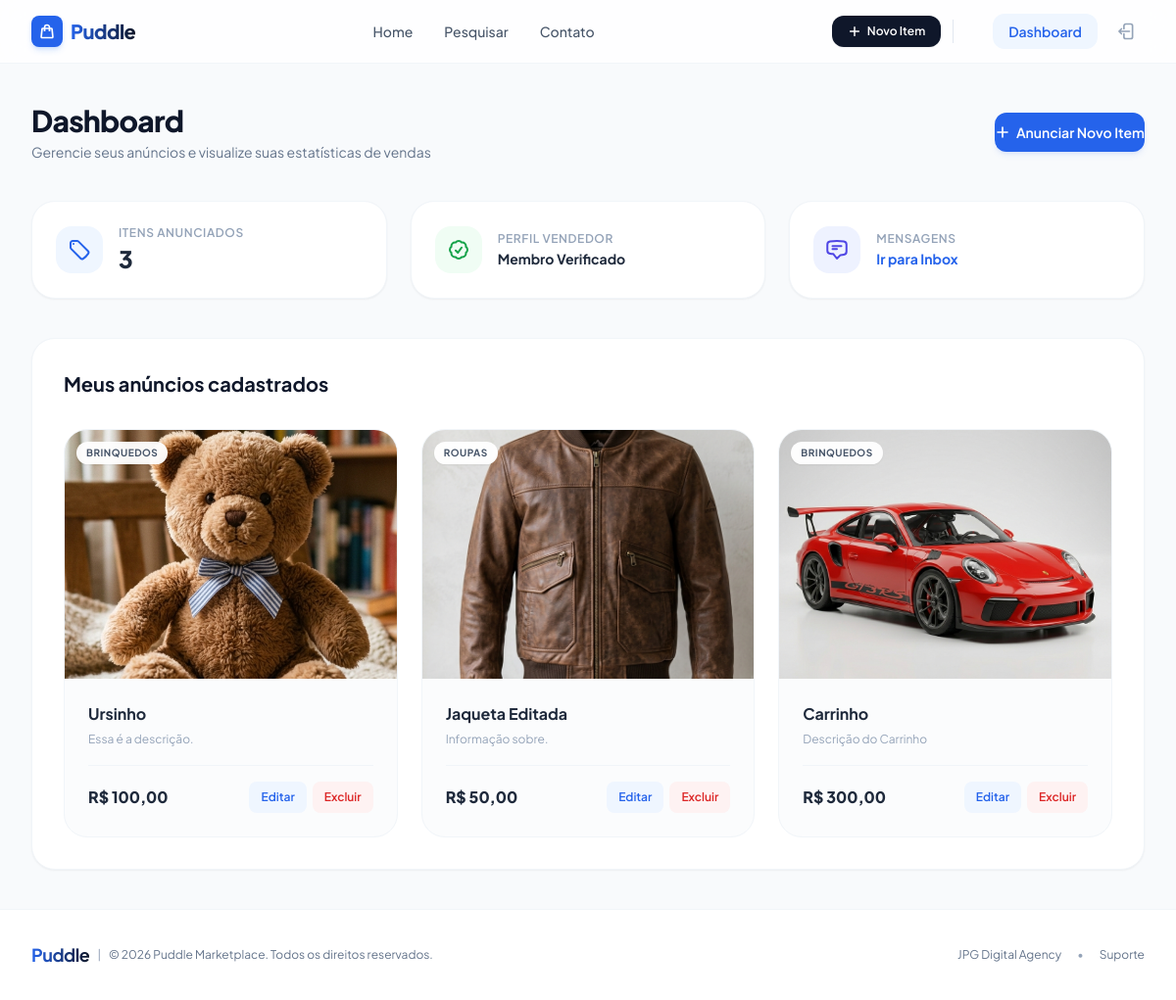
The page /dashboard/ (signed in) on the database its author committed.
### item/models.py (models this page shows, shortened)
class Item(models.Model):
    category = models.ForeignKey(Category, related_name='items', on_delete=models.CASCADE)
    name = models.CharField(max_length=255)
    description = models.TextField(blank=True, null=True)
    price = models.DecimalField(max_digits=10, decimal_places=2)
    image = models.ImageField(upload_to='item_images/', blank=True, null=True)
    is_sold = models.BooleanField(default=False)
    created_by = models.ForeignKey(User, related_name='items', on_delete=models.CASCADE)
    created_at = models.DateTimeField(auto_now_add=True)
    category = models.ForeignKey(Category, on_delete=models.CASCADE)

class Category(models.Model):
    name = models.CharField(max_length=255)
    class Meta:
        ordering = ['name',]
        verbose_name_plural = 'Categories'

### dashboard/views.py (the view)
# urls.py: path('', views.index, name='index'),
@login_required
def index(request):
    items = Item.objects.filter(created_by=request.user)
    return render(request, 'dashboard/index.html', {
        'items': items,
    })

### dashboard/templates/dashboard/index.html (shortened to what this page needs)
{% extends 'core/base.html' %}
{% block content %}
<div class="max-w-7xl mx-auto px-4 sm:px-6 lg:px-8 py-10">
  <div class="mb-10 flex flex-col sm:flex-row sm:items-center justify-between gap-4">
    <div>
      <h1 class="text-3xl font-extrabold text-slate-900 tracking-tight">Dashboard</h1>
      <p class="text-sm text-slate-500 mt-1">Gerencie seus anúncios e visualize suas estatísticas de vendas</p>
    </div>
    <a href="{% url 'item:new' %}" class="inline-flex items-center gap-1.5 px-4.5 py-2.5 text-sm font-semibold text-white bg-blue-600 hover:bg-blue-700 rounded-xl transition-all shadow-md shadow-blue-600/10 w-fit">
      <svg xmlns="http://www.w3.org/2000/svg" fill="none" viewBox="0 0 24 24" stroke-width="2.5" stroke="currentColor" class="w-4 h-4">
        <path stroke-linecap="round" stroke-linejoin="round" d="M12 4.5v15m7.5-7.5h-15" />
      </svg>
      Anunciar Novo Item
    </a>
  </div>
  <div class="grid grid-cols-1 md:grid-cols-3 gap-6 mb-10">
    <div class="bg-white p-6 rounded-3xl border border-slate-100 shadow-sm flex items-center gap-4">
      <div class="h-12 w-12 rounded-2xl bg-blue-50 text-blue-600 flex items-center justify-center">
      </div>
      <div>
        <p class="text-xs font-semibold text-slate-400 uppercase tracking-wider">Itens Anunciados</p>
        <h3 class="text-2xl font-black text-slate-800 mt-0.5">{{ items|length }}</h3>
      </div>
    </div>
    <div class="bg-white p-6 rounded-3xl border border-slate-100 shadow-sm flex items-center gap-4">
      <div class="h-12 w-12 rounded-2xl bg-green-50 text-green-600 flex items-center justify-center">
      </div>
      <div>
        <p class="text-xs font-semibold text-slate-400 uppercase tracking-wider">Perfil Vendedor</p>
        <h3 class="text-sm font-bold text-slate-800 mt-0.5">Membro Verificado</h3>
      </div>
    </div>
    <div class="bg-white p-6 rounded-3xl border border-slate-100 shadow-sm flex items-center gap-4">
      <div class="h-12 w-12 rounded-2xl bg-indigo-50 text-indigo-600 flex items-center justify-center">
      </div>
      <div>
        <p class="text-xs font-semibold text-slate-400 uppercase tracking-wider">Mensagens</p>
        <a href="{% url 'conversation:inbox' %}" class="text-sm font-bold text-blue-600 hover:underline block mt-0.5">Ir para Inbox</a>
      </div>
    </div>
  </div>
  <div class="bg-white rounded-3xl border border-slate-100 p-8 shadow-sm">
    <h2 class="text-xl font-bold text-slate-900 mb-8">Meus anúncios cadastrados</h2>
    <div class="grid grid-cols-1 sm:grid-cols-2 lg:grid-cols-3 gap-6">
      {% for item in items %}
        <div class="group bg-slate-50/50 rounded-3xl border border-slate-100 overflow-hidden flex flex-col justify-between h-full hover:shadow-lg hover:shadow-slate-100 hover:border-blue-100 transition-all duration-300">
          <div class="relative overflow-hidden aspect-[4/3] bg-slate-100">
            <a href="{% url 'item:detail' item.id %}" class="block h-full">
              {% if item.image %}
                <img src="{{ item.image.url }}" alt="{{ item.name }}" class="w-full h-full object-cover group-hover:scale-105 transition-transform duration-500">
              {% else %}
                <div class="w-full h-full flex items-center justify-center text-slate-300">Sem imagem</div>
              {% endif %}
            </a>
            {% if item.is_sold %}
              <div class="absolute inset-0 bg-slate-900/60 backdrop-blur-xs flex items-center justify-center">
                <span class="bg-red-600 text-white text-xs font-bold uppercase tracking-wider px-3.5 py-1.5 rounded-full shadow-md">
                  Vendido
                </span>
              </div>
            {% else %}
              <span class="absolute top-3 left-3 bg-white/95 backdrop-blur-md px-2.5 py-1 rounded-full text-[10px] font-bold uppercase tracking-wider text-slate-600 shadow-sm">
                {{ item.category.name }}
              </span>
            {% endif %}
          </div>
          <div class="p-6 flex flex-col justify-between flex-grow">
            <div>
              <a href="{% url 'item:detail' item.id %}" class="block hover:text-blue-600 transition-colors">
                <h3 class="font-bold text-slate-800 text-base line-clamp-1 mb-1">{{ item.name }}</h3>
              </a>
              <p class="text-xs text-slate-400 mb-4 line-clamp-2 leading-relaxed">{{ item.description|default:"Sem descrição adicional." }}</p>
            </div>
            <div class="flex items-center justify-between pt-4 border-t border-slate-100">
              <span class="text-base font-extrabold text-slate-800">R$ {{ item.price }}</span>
              <div class="flex gap-1.5">
                <a href="{% url 'item:edit' item.id %}" class="inline-flex items-center justify-center h-8 px-3 rounded-lg bg-blue-50 text-blue-600 font-semibold text-xs hover:bg-blue-600 hover:text-white transition-all">
                  Editar
                </a>
                <a href="{% url 'item:delete' item.id %}" class="inline-flex items-center justify-center h-8 px-3 rounded-lg bg-red-50 text-red-600 font-semibold text-xs hover:bg-red-600 hover:text-white transition-all">
                  Excluir
                </a>
              </div>
            </div>
          </div>
        </div>
      {% endfor %}
    </div>
  </div>
</div>
{% endblock %}

### core/templates/core/base.html (style rules this page uses)
body { font-family: 'Plus Jakarta Sans', sans-serif; }

### rows shown on the page
Item: image (picture), category.name "BRINQUEDOS", name "Ursinho", description "Essa é a descrição.", price "100,00"
Item: image (picture), category.name "ROUPAS", name "Jaqueta Editada", description "Informação sobre.", price "50,00"
Item: image (picture), category.name "BRINQUEDOS", name "Carrinho", description "Descrição do Carrinho", price "300,00"

### other values the page prints
{{ items|length }} "3"
